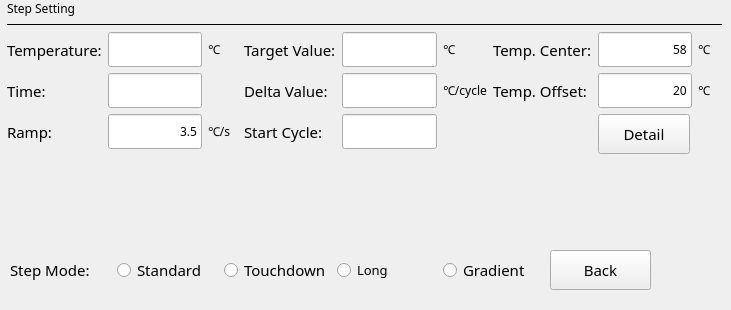
     <widget class="QWidget" name="stepEditAmp">
      <widget class="QWidget" name="layoutWidget">
       <property name="geometry">
        <rect>
         <x>10</x>
         <y>240</y>
         <width>641</width>
         <height>61</height>
        </rect>
       </property>
       <layout class="QHBoxLayout" name="horizontalLayout_15">
        <item>
         <widget class="QLabel" name="labelMode">
          <property name="sizePolicy">
           <sizepolicy hsizetype="Preferred" vsizetype="Preferred">
            <horstretch>0</horstretch>
            <verstretch>0</verstretch>
           </sizepolicy>
          </property>
          <property name="maximumSize">
           <size>
            <width>16777215</width>
            <height>40</height>
           </size>
          </property>
          <property name="font">
           <font>
            <family>文泉驿等宽微米黑</family>
            <pointsize>11</pointsize>
            <weight>50</weight>
            <bold>false</bold>
           </font>
          </property>
          <property name="text">
           <string>Step Mode:</string>
          </property>
         </widget>
        </item>
        <item>
         <widget class="QRadioButton" name="radioButtonStepStd">
          <property name="sizePolicy">
           <sizepolicy hsizetype="Preferred" vsizetype="Fixed">
            <horstretch>0</horstretch>
            <verstretch>0</verstretch>
           </sizepolicy>
          </property>
          <property name="maximumSize">
           <size>
            <width>16777215</width>
            <height>40</height>
           </size>
          </property>
          <property name="font">
           <font>
            <family>文泉驿等宽微米黑</family>
            <pointsize>11</pointsize>
           </font>
          </property>
          <property name="text">
           <string>Standard</string>
          </property>
          <attribute name="buttonGroup">
           <string notr="true">buttonGroupAmp</string>
          </attribute>
         </widget>
        </item>
        <item>
         <widget class="QRadioButton" name="radioButtonStepTouchdown">
          <property name="sizePolicy">
           <sizepolicy hsizetype="Preferred" vsizetype="Fixed">
            <horstretch>0</horstretch>
            <verstretch>0</verstretch>
           </sizepolicy>
          </property>
          <property name="maximumSize">
           <size>
            <width>16777215</width>
            <height>40</height>
           </size>
          </property>
          <property name="font">
           <font>
            <family>文泉驿等宽微米黑</family>
            <pointsize>11</pointsize>
           </font>
          </property>
          <property name="text">
           <string>Touchdown</string>
          </property>
          <attribute name="buttonGroup">
           <string notr="true">buttonGroupAmp</string>
          </attribute>
         </widget>
        </item>
        <item>
         <widget class="QRadioButton" name="radioButtonStepLong">
          <property name="font">
           <font>
            <family>文泉驿等宽微米黑</family>
            <pointsize>10</pointsize>
            <weight>50</weight>
            <bold>false</bold>
           </font>
          </property>
          <property name="text">
           <string>Long</string>
          </property>
          <attribute name="buttonGroup">
           <string notr="true">buttonGroupAmp</string>
          </attribute>
         </widget>
        </item>
        <item>
         <widget class="QRadioButton" name="radioButtonStepGradient">
          <property name="enabled">
           <bool>true</bool>
          </property>
          <property name="sizePolicy">
           <sizepolicy hsizetype="Preferred" vsizetype="Fixed">
            <horstretch>0</horstretch>
            <verstretch>0</verstretch>
           </sizepolicy>
          </property>
          <property name="maximumSize">
           <size>
            <width>16777215</width>
            <height>40</height>
           </size>
          </property>
          <property name="font">
           <font>
            <family>文泉驿等宽微米黑</family>
            <pointsize>11</pointsize>
           </font>
          </property>
          <property name="text">
           <string>Gradient</string>
          </property>
          <attribute name="buttonGroup">
           <string notr="true">buttonGroupAmp</string>
          </attribute>
         </widget>
        </item>
        <item>
         <widget class="QToolButton" name="buttonStepEditAmpBack">
          <property name="sizePolicy">
           <sizepolicy hsizetype="Fixed" vsizetype="Fixed">
            <horstretch>0</horstretch>
            <verstretch>0</verstretch>
           </sizepolicy>
          </property>
          <property name="minimumSize">
           <size>
            <width>92</width>
            <height>40</height>
           </size>
          </property>
          <property name="maximumSize">
           <size>
            <width>120</width>
            <height>40</height>
           </size>
          </property>
          <property name="font">
           <font>
            <family>文泉驿等宽微米黑</family>
            <pointsize>11</pointsize>
           </font>
          </property>
          <property name="text">
           <string>Back</string>
          </property>
         </widget>
        </item>
       </layout>
      </widget>
      <widget class="QWidget" name="layoutWidget">
       <property name="geometry">
        <rect>
         <x>7</x>
         <y>0</y>
         <width>715</width>
         <height>241</height>
        </rect>
       </property>
       <layout class="QVBoxLayout" name="verticalLayout_2">
        <item>
         <widget class="QLabel" name="labelAmpStepSettings">
          <property name="font">
           <font>
            <family>文泉驿等宽微米黑</family>
           </font>
          </property>
          <property name="text">
           <string>Step Setting</string>
          </property>
         </widget>
        </item>
        <item>
         <widget class="Line" name="line">
          <property name="frameShadow">
           <enum>QFrame::Plain</enum>
          </property>
          <property name="orientation">
           <enum>Qt::Horizontal</enum>
          </property>
         </widget>
        </item>
        <item>
         <layout class="QHBoxLayout" name="horizontalLayout_7">
          <item>
           <widget class="QWidget" name="stepTemperature" native="true">
            <layout class="QGridLayout" name="gridLayout_2">
             <property name="leftMargin">
              <number>0</number>
             </property>
             <property name="topMargin">
              <number>0</number>
             </property>
             <property name="rightMargin">
              <number>0</number>
             </property>
             <property name="bottomMargin">
              <number>0</number>
             </property>
             <item row="2" column="0">
              <widget class="QLabel" name="labelRamp">
               <property name="font">
                <font>
                 <family>文泉驿等宽微米黑</family>
                 <pointsize>11</pointsize>
                 <weight>50</weight>
                 <bold>false</bold>
                </font>
               </property>
               <property name="text">
                <string>Ramp:</string>
               </property>
              </widget>
             </item>
             <item row="2" column="2">
              <widget class="QLabel" name="labelRampUnit">
               <property name="font">
                <font>
                 <family>文泉驿等宽微米黑</family>
                </font>
               </property>
               <property name="text">
                <string>℃/s</string>
               </property>
              </widget>
             </item>
             <item row="3" column="1" colspan="2">
              <spacer name="verticalSpacer_6">
               <property name="orientation">
                <enum>Qt::Vertical</enum>
               </property>
               <property name="sizeHint" stdset="0">
                <size>
                 <width>66</width>
                 <height>9</height>
                </size>
               </property>
              </spacer>
             </item>
             <item row="2" column="1">
              <widget class="QLineEdit" name="lineEditStepRamp">
               <property name="sizePolicy">
                <sizepolicy hsizetype="Expanding" vsizetype="Fixed">
                 <horstretch>0</horstretch>
                 <verstretch>0</verstretch>
                </sizepolicy>
               </property>
               <property name="minimumSize">
                <size>
                 <width>50</width>
                 <height>35</height>
                </size>
               </property>
               <property name="maximumSize">
                <size>
                 <width>100</width>
                 <height>16777215</height>
                </size>
               </property>
               <property name="font">
                <font>
                 <family>文泉驿等宽微米黑</family>
                </font>
               </property>
               <property name="focusPolicy">
                <enum>Qt::NoFocus</enum>
               </property>
               <property name="text">
                <string>3.5</string>
               </property>
               <property name="alignment">
                <set>Qt::AlignRight|Qt::AlignTrailing|Qt::AlignVCenter</set>
               </property>
              </widget>
             </item>
             <item row="1" column="0">
              <widget class="QLabel" name="labelDuration">
               <property name="font">
                <font>
                 <family>文泉驿等宽微米黑</family>
                 <pointsize>11</pointsize>
                 <weight>50</weight>
                 <bold>false</bold>
                </font>
               </property>
               <property name="text">
                <string>Time:</string>
               </property>
              </widget>
             </item>
             <item row="1" column="1">
              <widget class="QLineEdit" name="lineEditStepDuration">
               <property name="sizePolicy">
                <sizepolicy hsizetype="Expanding" vsizetype="Fixed">
                 <horstretch>0</horstretch>
                 <verstretch>0</verstretch>
                </sizepolicy>
               </property>
               <property name="minimumSize">
                <size>
                 <width>50</width>
                 <height>35</height>
                </size>
               </property>
               <property name="maximumSize">
                <size>
                 <width>100</width>
                 <height>16777215</height>
                </size>
               </property>
               <property name="font">
                <font>
                 <family>文泉驿等宽微米黑</family>
                </font>
               </property>
               <property name="focusPolicy">
                <enum>Qt::NoFocus</enum>
               </property>
               <property name="alignment">
                <set>Qt::AlignRight|Qt::AlignTrailing|Qt::AlignVCenter</set>
               </property>
              </widget>
             </item>
             <item row="0" column="0">
              <widget class="QLabel" name="labelTarget">
               <property name="font">
                <font>
                 <family>文泉驿等宽微米黑</family>
                 <pointsize>11</pointsize>
                 <weight>50</weight>
                 <bold>false</bold>
                </font>
               </property>
               <property name="text">
                <string>Temperature:</string>
               </property>
              </widget>
             </item>
             <item row="0" column="1">
              <widget class="QLineEdit" name="lineEditStepTarget">
               <property name="sizePolicy">
                <sizepolicy hsizetype="Expanding" vsizetype="Fixed">
                 <horstretch>0</horstretch>
                 <verstretch>0</verstretch>
                </sizepolicy>
               </property>
               <property name="minimumSize">
                <size>
                 <width>50</width>
                 <height>35</height>
                </size>
               </property>
               <property name="maximumSize">
                <size>
                 <width>100</width>
                 <height>16777215</height>
                </size>
               </property>
               <property name="font">
                <font>
                 <family>文泉驿等宽微米黑</family>
                </font>
               </property>
               <property name="focusPolicy">
                <enum>Qt::NoFocus</enum>
               </property>
               <property name="alignment">
                <set>Qt::AlignRight|Qt::AlignTrailing|Qt::AlignVCenter</set>
               </property>
              </widget>
             </item>
             <item row="0" column="2">
              <widget class="QLabel" name="labelTargetUnit">
               <property name="font">
                <font>
                 <family>文泉驿等宽微米黑</family>
                </font>
               </property>
               <property name="text">
                <string>℃</string>
               </property>
              </widget>
             </item>
            </layout>
           </widget>
          </item>
          <item>
           <spacer name="horizontalSpacer_4">
            <property name="orientation">
             <enum>Qt::Horizontal</enum>
            </property>
            <property name="sizeHint" stdset="0">
             <size>
              <width>13</width>
              <height>20</height>
             </size>
            </property>
           </spacer>
          </item>
          <item>
           <widget class="QWidget" name="stepTouchdown" native="true">
            <layout class="QGridLayout" name="gridLayout_5">
             <property name="leftMargin">
              <number>0</number>
             </property>
             <property name="topMargin">
              <number>0</number>
             </property>
             <property name="rightMargin">
              <number>0</number>
             </property>
             <property name="bottomMargin">
              <number>0</number>
             </property>
             <item row="0" column="2">
              <widget class="QLabel" name="labelTarValueUnit">
               <property name="font">
                <font>
                 <family>文泉驿等宽微米黑</family>
                </font>
               </property>
               <property name="text">
                <string>℃</string>
               </property>
              </widget>
             </item>
             <item row="2" column="1">
              <widget class="QLineEdit" name="lineEditStepBeginCycle">
               <property name="minimumSize">
                <size>
                 <width>50</width>
                 <height>35</height>
                </size>
               </property>
               <property name="maximumSize">
                <size>
                 <width>100</width>
                 <height>16777215</height>
                </size>
               </property>
               <property name="font">
                <font>
                 <family>文泉驿等宽微米黑</family>
                </font>
               </property>
               <property name="focusPolicy">
                <enum>Qt::NoFocus</enum>
               </property>
               <property name="alignment">
                <set>Qt::AlignRight|Qt::AlignTrailing|Qt::AlignVCenter</set>
               </property>
              </widget>
             </item>
             <item row="1" column="1">
              <widget class="QLineEdit" name="lineEditStepDelta">
               <property name="minimumSize">
                <size>
                 <width>50</width>
                 <height>35</height>
                </size>
               </property>
               <property name="maximumSize">
                <size>
                 <width>100</width>
                 <height>16777215</height>
                </size>
               </property>
               <property name="font">
                <font>
                 <family>文泉驿等宽微米黑</family>
                </font>
               </property>
               <property name="focusPolicy">
                <enum>Qt::NoFocus</enum>
               </property>
               <property name="alignment">
                <set>Qt::AlignRight|Qt::AlignTrailing|Qt::AlignVCenter</set>
               </property>
              </widget>
             </item>
             <item row="1" column="2">
              <widget class="QLabel" name="labelDeltaUnit">
               <property name="font">
                <font>
                 <family>文泉驿等宽微米黑</family>
                </font>
               </property>
               <property name="text">
                <string>℃/cycle</string>
               </property>
              </widget>
             </item>
             <item row="1" column="0">
              <widget class="QLabel" name="labelDelta">
               <property name="font">
                <font>
                 <family>文泉驿等宽微米黑</family>
                 <pointsize>11</pointsize>
                 <weight>50</weight>
                 <bold>false</bold>
                </font>
               </property>
               <property name="text">
                <string>Delta Value:</string>
               </property>
              </widget>
             </item>
             <item row="3" column="1">
              <spacer name="verticalSpacer_8">
               <property name="orientation">
                <enum>Qt::Vertical</enum>
               </property>
               <property name="sizeHint" stdset="0">
                <size>
                 <width>29</width>
                 <height>9</height>
                </size>
               </property>
              </spacer>
             </item>
             <item row="0" column="0">
              <widget class="QLabel" name="labelTargetValue">
               <property name="font">
                <font>
                 <family>文泉驿等宽微米黑</family>
                 <pointsize>11</pointsize>
                 <weight>50</weight>
                 <bold>false</bold>
                </font>
               </property>
               <property name="text">
                <string>Target Value:</string>
               </property>
              </widget>
             </item>
             <item row="0" column="1">
              <widget class="QLineEdit" name="lineEditStepTarValue">
               <property name="minimumSize">
                <size>
                 <width>50</width>
                 <height>35</height>
                </size>
               </property>
               <property name="maximumSize">
                <size>
                 <width>100</width>
                 <height>16777215</height>
                </size>
               </property>
               <property name="font">
                <font>
                 <family>文泉驿等宽微米黑</family>
                </font>
               </property>
               <property name="focusPolicy">
                <enum>Qt::NoFocus</enum>
               </property>
               <property name="alignment">
                <set>Qt::AlignRight|Qt::AlignTrailing|Qt::AlignVCenter</set>
               </property>
              </widget>
             </item>
             <item row="2" column="0">
              <widget class="QLabel" name="labelBeginCycle">
               <property name="font">
                <font>
                 <family>文泉驿等宽微米黑</family>
                 <pointsize>11</pointsize>
                 <weight>50</weight>
                 <bold>false</bold>
                </font>
               </property>
               <property name="text">
                <string>Start Cycle:</string>
               </property>
              </widget>
             </item>
            </layout>
           </widget>
          </item>
          <item>
           <widget class="QWidget" name="stepGradient" native="true">
            <layout class="QGridLayout" name="gridLayout_3">
             <property name="leftMargin">
              <number>0</number>
             </property>
             <property name="topMargin">
              <number>0</number>
             </property>
             <property name="rightMargin">
              <number>0</number>
             </property>
             <property name="bottomMargin">
              <number>0</number>
             </property>
             <item row="1" column="2">
              <widget class="QLabel" name="labelColumn12Unit">
               <property name="font">
                <font>
                 <family>文泉驿等宽微米黑</family>
                </font>
               </property>
               <property name="text">
                <string>℃</string>
               </property>
              </widget>
             </item>
             <item row="0" column="1">
              <widget class="QLineEdit" name="lineEditStepCenter">
               <property name="minimumSize">
                <size>
                 <width>50</width>
                 <height>35</height>
                </size>
               </property>
               <property name="maximumSize">
                <size>
                 <width>100</width>
                 <height>16777215</height>
                </size>
               </property>
               <property name="font">
                <font>
                 <family>文泉驿等宽微米黑</family>
                </font>
               </property>
               <property name="focusPolicy">
                <enum>Qt::NoFocus</enum>
               </property>
               <property name="text">
                <string>58</string>
               </property>
               <property name="alignment">
                <set>Qt::AlignRight|Qt::AlignTrailing|Qt::AlignVCenter</set>
               </property>
              </widget>
             </item>
             <item row="1" column="1">
              <widget class="QLineEdit" name="lineEditStepOffset">
               <property name="minimumSize">
                <size>
                 <width>50</width>
                 <height>35</height>
                </size>
               </property>
               <property name="maximumSize">
                <size>
                 <width>100</width>
                 <height>16777215</height>
                </size>
               </property>
               <property name="font">
                <font>
                 <family>文泉驿等宽微米黑</family>
                </font>
               </property>
               <property name="focusPolicy">
                <enum>Qt::NoFocus</enum>
               </property>
               <property name="text">
                <string>20</string>
               </property>
               <property name="alignment">
                <set>Qt::AlignRight|Qt::AlignTrailing|Qt::AlignVCenter</set>
               </property>
              </widget>
             </item>
             <item row="3" column="1">
              <spacer name="verticalSpacer_7">
               <property name="orientation">
                <enum>Qt::Vertical</enum>
               </property>
               <property name="sizeHint" stdset="0">
                <size>
                 <width>32</width>
                 <height>4</height>
                </size>
               </property>
              </spacer>
             </item>
             <item row="0" column="0">
              <widget class="QLabel" name="labelCenter">
               <property name="font">
                <font>
                 <family>文泉驿等宽微米黑</family>
                 <pointsize>11</pointsize>
                 <weight>50</weight>
                 <bold>false</bold>
                </font>
               </property>
               <property name="text">
                <string>Temp. Center:</string>
               </property>
              </widget>
             </item>
             <item row="1" column="0">
              <widget class="QLabel" name="labelOffset">
               <property name="font">
                <font>
                 <family>文泉驿等宽微米黑</family>
                 <pointsize>11</pointsize>
                 <weight>50</weight>
                 <bold>false</bold>
                </font>
               </property>
               <property name="text">
                <string>Temp. Offset:</string>
               </property>
              </widget>
             </item>
             <item row="0" column="2">
              <widget class="QLabel" name="labelColumn1Unit">
               <property name="font">
                <font>
                 <family>文泉驿等宽微米黑</family>
                </font>
               </property>
               <property name="text">
                <string>℃</string>
               </property>
              </widget>
             </item>
             <item row="2" column="1">
              <widget class="QToolButton" name="buttonStepGradientDetail">
               <property name="minimumSize">
                <size>
                 <width>92</width>
                 <height>40</height>
                </size>
               </property>
               <property name="maximumSize">
                <size>
                 <width>16777215</width>
                 <height>40</height>
                </size>
               </property>
               <property name="font">
                <font>
                 <family>文泉驿等宽微米黑</family>
                 <pointsize>11</pointsize>
                </font>
               </property>
               <property name="text">
                <string>Detail</string>
               </property>
              </widget>
             </item>
            </layout>
           </widget>
          </item>
          <item>
           <spacer name="horizontalSpacer_5">
            <property name="orientation">
             <enum>Qt::Horizontal</enum>
            </property>
            <property name="sizeHint" stdset="0">
             <size>
              <width>18</width>
              <height>20</height>
             </size>
            </property>
           </spacer>
          </item>
         </layout>
        </item>
       </layout>
      </widget>
     </widget>
